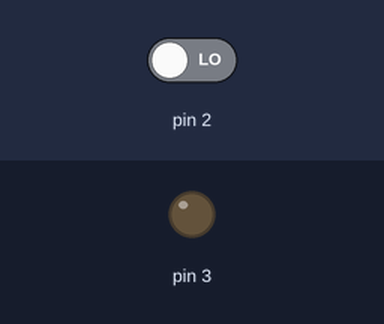
Recording of a sketch running on a simulated Arduino Uno, built with avr-gcc and run on an emulated ATmega328P. Parts: output pins drawn as LEDs (lit = HIGH). The inputs (shaded band) are chosen by the test bench; at power-on: pin 2 LOW.

Above: at 1.2 s.
1.3 s: pin 2 driven HIGH
At 2.0 s:
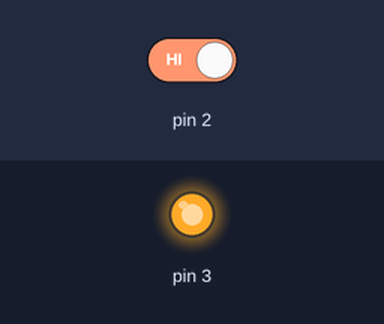
2.8 s: pin 2 driven LOW
At 3.2 s:
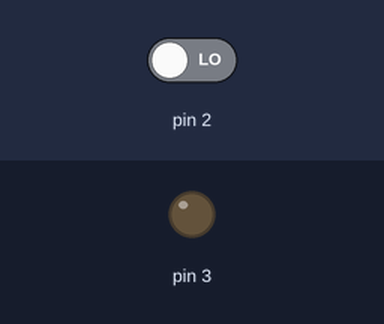
Timing chart, 0 to 5.8 s (numbered marks = the images above; inputs shaded):
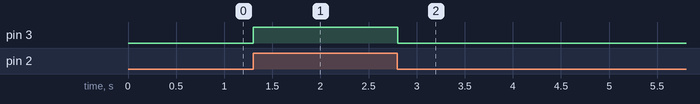

Measured:
- after the input at 1.3 s, pin 3: LOW → HIGH at once
- after the input at 2.8 s, pin 3: HIGH → LOW at once

The sketch:

codigo.ino
```cpp
// C++ code
//
void setup()
{
  pinMode(2, INPUT);
  pinMode(3, OUTPUT);
}

void loop()
{
 int var = digitalRead(2);
 digitalWrite(3, var);
 delay(10);
}
```
